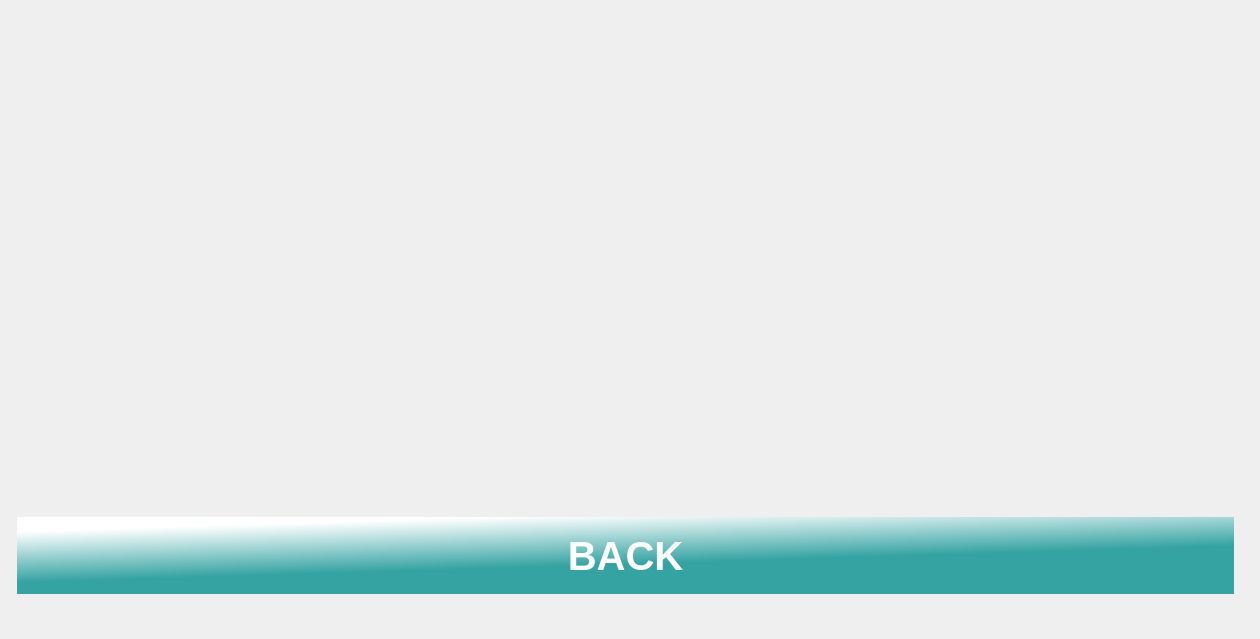
    <widget class="QWidget" name="page_70">
     <widget class="QLabel" name="label_117">
      <property name="geometry">
       <rect>
        <x>0</x>
        <y>0</y>
        <width>1250</width>
        <height>630</height>
       </rect>
      </property>
      <property name="text">
       <string/>
      </property>
      <property name="pixmap">
       <pixmap resource="icon.qrc">:/adding/adding/rm380-02-knyfs2py.jpg</pixmap>
      </property>
      <property name="scaledContents">
       <bool>true</bool>
      </property>
     </widget>
     <widget class="QLabel" name="label_118">
      <property name="geometry">
       <rect>
        <x>0</x>
        <y>0</y>
        <width>651</width>
        <height>501</height>
       </rect>
      </property>
      <property name="text">
       <string/>
      </property>
      <property name="pixmap">
       <pixmap resource="Res2.qrc">:/v_to_36/v_to_36/27.png</pixmap>
      </property>
      <property name="scaledContents">
       <bool>true</bool>
      </property>
     </widget>
     <widget class="QLabel" name="label_119">
      <property name="geometry">
       <rect>
        <x>650</x>
        <y>0</y>
        <width>601</width>
        <height>501</height>
       </rect>
      </property>
      <property name="text">
       <string/>
      </property>
      <property name="pixmap">
       <pixmap resource="Res2.qrc">:/v_to_36/v_to_36/27.jpg</pixmap>
      </property>
      <property name="scaledContents">
       <bool>true</bool>
      </property>
     </widget>
     <widget class="QPushButton" name="Co_to_back_3">
      <property name="geometry">
       <rect>
        <x>10</x>
        <y>510</y>
        <width>1231</width>
        <height>91</height>
       </rect>
      </property>
      <property name="font">
       <font>
        <pointsize>30</pointsize>
        <italic>false</italic>
        <bold>true</bold>
       </font>
      </property>
      <property name="autoFillBackground">
       <bool>false</bool>
      </property>
      <property name="styleSheet">
       <string notr="true">QPushButton
{
border:none;
color:white;
	
	
	background-color: qlineargradient(spread:pad, x1:0.651, y1:0.536, x2:0.393796, y2:0, stop:0 rgba(54, 163, 163, 255), stop:1 rgba(255, 255, 255, 255));
	
margin:7px;

}
QPushButton:pressed
{
	
	background-color: qlineargradient(spread:pad, x1:0.512878, y1:0.513273, x2:0.653182, y2:1, stop:0 rgba(54, 163, 163, 255), stop:1 rgba(255, 255, 255, 255));
}</string>
      </property>
      <property name="text">
       <string>BACK</string>
      </property>
     </widget>
    </widget>
